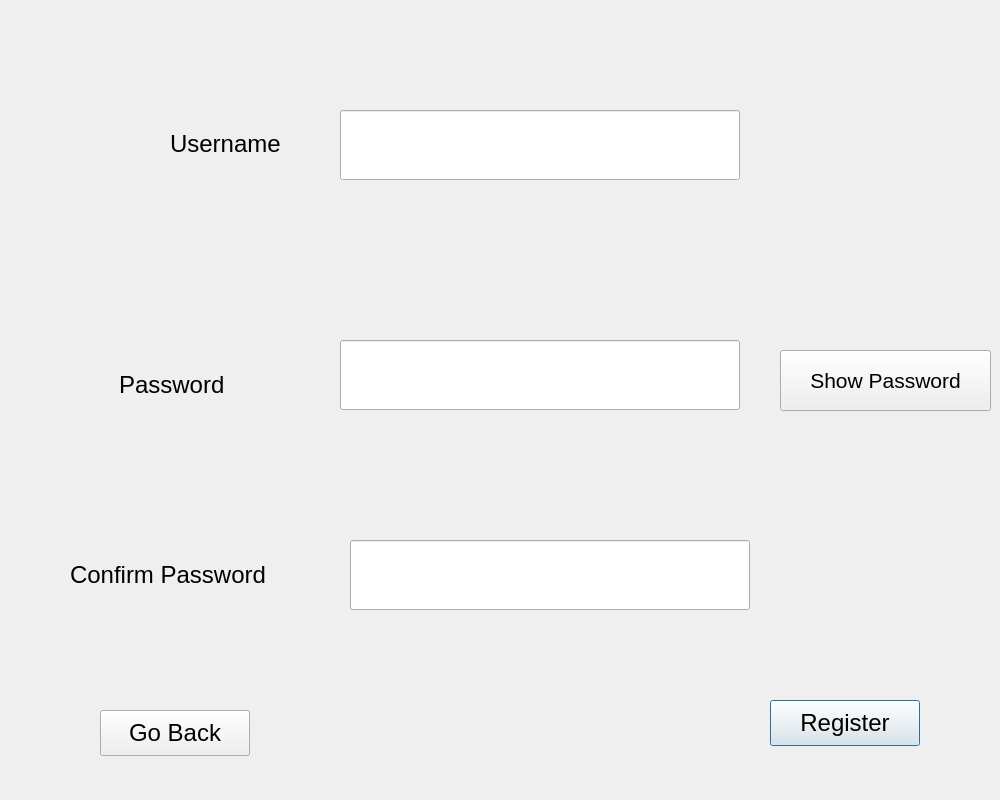
<?xml version="1.0" encoding="UTF-8"?>
<ui version="4.0">
 <class>Dialog</class>
 <widget class="QDialog" name="Dialog">
  <property name="geometry">
   <rect>
    <x>0</x>
    <y>0</y>
    <width>1000</width>
    <height>800</height>
   </rect>
  </property>
  <property name="windowTitle">
   <string>Dialog</string>
  </property>
  <widget class="QLineEdit" name="UsernameEntry">
   <property name="geometry">
    <rect>
     <x>340</x>
     <y>110</y>
     <width>400</width>
     <height>70</height>
    </rect>
   </property>
   <property name="font">
    <font>
     <pointsize>18</pointsize>
    </font>
   </property>
   <property name="text">
    <string/>
   </property>
  </widget>
  <widget class="QLabel" name="UsernameLabel">
   <property name="geometry">
    <rect>
     <x>170</x>
     <y>130</y>
     <width>141</width>
     <height>27</height>
    </rect>
   </property>
   <property name="font">
    <font>
     <pointsize>18</pointsize>
    </font>
   </property>
   <property name="text">
    <string>Username</string>
   </property>
  </widget>
  <widget class="QLabel" name="PasswordLabel">
   <property name="geometry">
    <rect>
     <x>119</x>
     <y>360</y>
     <width>171</width>
     <height>50</height>
    </rect>
   </property>
   <property name="font">
    <font>
     <pointsize>18</pointsize>
    </font>
   </property>
   <property name="text">
    <string>Password</string>
   </property>
  </widget>
  <widget class="QPushButton" name="RegisterBut">
   <property name="geometry">
    <rect>
     <x>770</x>
     <y>700</y>
     <width>150</width>
     <height>46</height>
    </rect>
   </property>
   <property name="font">
    <font>
     <pointsize>18</pointsize>
    </font>
   </property>
   <property name="text">
    <string>Register</string>
   </property>
  </widget>
  <widget class="QPushButton" name="GoBackBut">
   <property name="geometry">
    <rect>
     <x>100</x>
     <y>710</y>
     <width>150</width>
     <height>46</height>
    </rect>
   </property>
   <property name="font">
    <font>
     <pointsize>18</pointsize>
    </font>
   </property>
   <property name="text">
    <string>Go Back</string>
   </property>
  </widget>
  <widget class="QLineEdit" name="ConfirmPasswordEntry">
   <property name="geometry">
    <rect>
     <x>350</x>
     <y>540</y>
     <width>400</width>
     <height>70</height>
    </rect>
   </property>
   <property name="font">
    <font>
     <pointsize>18</pointsize>
    </font>
   </property>
   <property name="text">
    <string/>
   </property>
   <property name="echoMode">
    <enum>QLineEdit::Password</enum>
   </property>
  </widget>
  <widget class="QLabel" name="ConfirmPasswordLabel">
   <property name="geometry">
    <rect>
     <x>70</x>
     <y>550</y>
     <width>261</width>
     <height>50</height>
    </rect>
   </property>
   <property name="font">
    <font>
     <pointsize>18</pointsize>
    </font>
   </property>
   <property name="text">
    <string>Confirm Password</string>
   </property>
  </widget>
  <widget class="QLineEdit" name="PasswordEntry">
   <property name="geometry">
    <rect>
     <x>340</x>
     <y>340</y>
     <width>400</width>
     <height>70</height>
    </rect>
   </property>
   <property name="font">
    <font>
     <pointsize>18</pointsize>
    </font>
   </property>
   <property name="echoMode">
    <enum>QLineEdit::Password</enum>
   </property>
  </widget>
  <widget class="QPushButton" name="ShowPasswordBut">
   <property name="geometry">
    <rect>
     <x>780</x>
     <y>350</y>
     <width>211</width>
     <height>61</height>
    </rect>
   </property>
   <property name="font">
    <font>
     <pointsize>16</pointsize>
    </font>
   </property>
   <property name="text">
    <string>Show Password</string>
   </property>
  </widget>
 </widget>
 <resources/>
 <connections/>
</ui>
